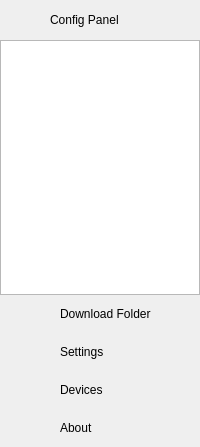
<?xml version="1.0" encoding="UTF-8"?>
<ui version="4.0">
 <class>ConfigPanel</class>
 <widget class="QWidget" name="ConfigPanel">
  <property name="geometry">
   <rect>
    <x>0</x>
    <y>0</y>
    <width>200</width>
    <height>447</height>
   </rect>
  </property>
  <property name="minimumSize">
   <size>
    <width>200</width>
    <height>0</height>
   </size>
  </property>
  <property name="maximumSize">
   <size>
    <width>200</width>
    <height>16777215</height>
   </size>
  </property>
  <property name="windowTitle">
   <string>ConfigPanel</string>
  </property>
  <layout class="QVBoxLayout" name="verticalLayout">
   <property name="spacing">
    <number>0</number>
   </property>
   <property name="leftMargin">
    <number>0</number>
   </property>
   <property name="topMargin">
    <number>0</number>
   </property>
   <property name="rightMargin">
    <number>0</number>
   </property>
   <property name="bottomMargin">
    <number>0</number>
   </property>
   <item>
    <widget class="QWidget" name="configWidget" native="true">
     <layout class="QVBoxLayout" name="verticalLayout_2">
      <property name="spacing">
       <number>0</number>
      </property>
      <item>
       <layout class="QHBoxLayout" name="horizontalLayout_3">
        <property name="spacing">
         <number>0</number>
        </property>
        <item>
         <spacer name="configLeftSpacer">
          <property name="orientation">
           <enum>Qt::Horizontal</enum>
          </property>
          <property name="sizeHint" stdset="0">
           <size>
            <width>40</width>
            <height>20</height>
           </size>
          </property>
         </spacer>
        </item>
        <item>
         <widget class="QLabel" name="configLabel">
          <property name="text">
           <string>Config Panel</string>
          </property>
         </widget>
        </item>
        <item>
         <spacer name="horizontalSpacer">
          <property name="orientation">
           <enum>Qt::Horizontal</enum>
          </property>
          <property name="sizeType">
           <enum>QSizePolicy::Fixed</enum>
          </property>
          <property name="sizeHint" stdset="0">
           <size>
            <width>7</width>
            <height>20</height>
           </size>
          </property>
         </spacer>
        </item>
        <item>
         <widget class="QPushButton" name="refreshButton">
          <property name="maximumSize">
           <size>
            <width>25</width>
            <height>25</height>
           </size>
          </property>
          <property name="toolTip">
           <string>Refresh devices</string>
          </property>
          <property name="text">
           <string/>
          </property>
          <property name="icon">
           <iconset resource="../../../resources.qrc">
            <normaloff>:/images/flat/refresh-circle-flat.png</normaloff>:/images/flat/refresh-circle-flat.png</iconset>
          </property>
          <property name="iconSize">
           <size>
            <width>20</width>
            <height>20</height>
           </size>
          </property>
          <property name="flat">
           <bool>true</bool>
          </property>
         </widget>
        </item>
        <item>
         <spacer name="configRightSpacer">
          <property name="orientation">
           <enum>Qt::Horizontal</enum>
          </property>
          <property name="sizeHint" stdset="0">
           <size>
            <width>40</width>
            <height>20</height>
           </size>
          </property>
         </spacer>
        </item>
       </layout>
      </item>
     </layout>
    </widget>
   </item>
   <item>
    <widget class="HistoryListWidget" name="historyListWidget">
     <property name="horizontalScrollBarPolicy">
      <enum>Qt::ScrollBarAlwaysOff</enum>
     </property>
     <property name="verticalScrollMode">
      <enum>QAbstractItemView::ScrollPerPixel</enum>
     </property>
     <property name="horizontalScrollMode">
      <enum>QAbstractItemView::ScrollPerPixel</enum>
     </property>
    </widget>
   </item>
   <item>
    <widget class="QWidget" name="downloadFolderWidget" native="true">
     <layout class="QHBoxLayout" name="downloadFolderLayout">
      <item>
       <spacer name="downloadFolderLeftSpacer">
        <property name="orientation">
         <enum>Qt::Horizontal</enum>
        </property>
        <property name="sizeType">
         <enum>QSizePolicy::Fixed</enum>
        </property>
        <property name="sizeHint" stdset="0">
         <size>
          <width>20</width>
          <height>20</height>
         </size>
        </property>
       </spacer>
      </item>
      <item>
       <widget class="QLabel" name="downloadFolderIcon">
        <property name="minimumSize">
         <size>
          <width>20</width>
          <height>20</height>
         </size>
        </property>
        <property name="maximumSize">
         <size>
          <width>20</width>
          <height>20</height>
         </size>
        </property>
        <property name="text">
         <string/>
        </property>
        <property name="pixmap">
         <pixmap resource="../../../resources.qrc">:/images/flat/download-flat-v3.png</pixmap>
        </property>
        <property name="scaledContents">
         <bool>true</bool>
        </property>
       </widget>
      </item>
      <item>
       <spacer name="downloadFolderCenterSpacer">
        <property name="orientation">
         <enum>Qt::Horizontal</enum>
        </property>
        <property name="sizeType">
         <enum>QSizePolicy::Fixed</enum>
        </property>
        <property name="sizeHint" stdset="0">
         <size>
          <width>5</width>
          <height>20</height>
         </size>
        </property>
       </spacer>
      </item>
      <item>
       <widget class="QLabel" name="downloadFolderLabel">
        <property name="text">
         <string>Download Folder</string>
        </property>
       </widget>
      </item>
      <item>
       <spacer name="downloadFolderRightSpacer">
        <property name="orientation">
         <enum>Qt::Horizontal</enum>
        </property>
        <property name="sizeHint" stdset="0">
         <size>
          <width>40</width>
          <height>20</height>
         </size>
        </property>
       </spacer>
      </item>
     </layout>
    </widget>
   </item>
   <item>
    <widget class="QWidget" name="settingsWidget" native="true">
     <layout class="QHBoxLayout" name="horizontalLayout">
      <item>
       <spacer name="settingsLeftSpacer">
        <property name="orientation">
         <enum>Qt::Horizontal</enum>
        </property>
        <property name="sizeType">
         <enum>QSizePolicy::Fixed</enum>
        </property>
        <property name="sizeHint" stdset="0">
         <size>
          <width>20</width>
          <height>20</height>
         </size>
        </property>
       </spacer>
      </item>
      <item>
       <widget class="QLabel" name="settingsIcon">
        <property name="minimumSize">
         <size>
          <width>20</width>
          <height>20</height>
         </size>
        </property>
        <property name="maximumSize">
         <size>
          <width>20</width>
          <height>20</height>
         </size>
        </property>
        <property name="text">
         <string/>
        </property>
        <property name="pixmap">
         <pixmap resource="../../../resources.qrc">:/images/flat/settings-flat.png</pixmap>
        </property>
        <property name="scaledContents">
         <bool>true</bool>
        </property>
       </widget>
      </item>
      <item>
       <spacer name="settingsCenterSpacer">
        <property name="orientation">
         <enum>Qt::Horizontal</enum>
        </property>
        <property name="sizeType">
         <enum>QSizePolicy::Fixed</enum>
        </property>
        <property name="sizeHint" stdset="0">
         <size>
          <width>5</width>
          <height>20</height>
         </size>
        </property>
       </spacer>
      </item>
      <item>
       <widget class="QLabel" name="settingsLabel">
        <property name="text">
         <string>Settings</string>
        </property>
       </widget>
      </item>
      <item>
       <spacer name="settingsRightSpacer">
        <property name="orientation">
         <enum>Qt::Horizontal</enum>
        </property>
        <property name="sizeHint" stdset="0">
         <size>
          <width>40</width>
          <height>20</height>
         </size>
        </property>
       </spacer>
      </item>
     </layout>
    </widget>
   </item>
   <item>
    <widget class="QWidget" name="devicesWidget" native="true">
     <layout class="QHBoxLayout" name="horizontalLayout_4">
      <item>
       <spacer name="devicesLeftSpacer">
        <property name="orientation">
         <enum>Qt::Horizontal</enum>
        </property>
        <property name="sizeType">
         <enum>QSizePolicy::Fixed</enum>
        </property>
        <property name="sizeHint" stdset="0">
         <size>
          <width>20</width>
          <height>20</height>
         </size>
        </property>
       </spacer>
      </item>
      <item>
       <widget class="QLabel" name="devicesIcon">
        <property name="minimumSize">
         <size>
          <width>20</width>
          <height>20</height>
         </size>
        </property>
        <property name="maximumSize">
         <size>
          <width>20</width>
          <height>20</height>
         </size>
        </property>
        <property name="pixmap">
         <pixmap resource="../../../resources.qrc">:/images/flat/devices-flat.png</pixmap>
        </property>
        <property name="scaledContents">
         <bool>true</bool>
        </property>
       </widget>
      </item>
      <item>
       <spacer name="devicesCenterSpacer">
        <property name="orientation">
         <enum>Qt::Horizontal</enum>
        </property>
        <property name="sizeType">
         <enum>QSizePolicy::Fixed</enum>
        </property>
        <property name="sizeHint" stdset="0">
         <size>
          <width>5</width>
          <height>20</height>
         </size>
        </property>
       </spacer>
      </item>
      <item>
       <widget class="QLabel" name="devicesLabel">
        <property name="text">
         <string>Devices</string>
        </property>
       </widget>
      </item>
      <item>
       <spacer name="devicesRightSpacer">
        <property name="orientation">
         <enum>Qt::Horizontal</enum>
        </property>
        <property name="sizeHint" stdset="0">
         <size>
          <width>40</width>
          <height>20</height>
         </size>
        </property>
       </spacer>
      </item>
     </layout>
    </widget>
   </item>
   <item>
    <widget class="QWidget" name="aboutWidget" native="true">
     <layout class="QHBoxLayout" name="horizontalLayout_2">
      <item>
       <spacer name="aboutLeftSpacer">
        <property name="orientation">
         <enum>Qt::Horizontal</enum>
        </property>
        <property name="sizeType">
         <enum>QSizePolicy::Fixed</enum>
        </property>
        <property name="sizeHint" stdset="0">
         <size>
          <width>20</width>
          <height>20</height>
         </size>
        </property>
       </spacer>
      </item>
      <item>
       <widget class="QLabel" name="aboutIcon">
        <property name="minimumSize">
         <size>
          <width>20</width>
          <height>20</height>
         </size>
        </property>
        <property name="maximumSize">
         <size>
          <width>20</width>
          <height>20</height>
         </size>
        </property>
        <property name="text">
         <string/>
        </property>
        <property name="pixmap">
         <pixmap resource="../../../resources.qrc">:/images/flat/contact-flat.png</pixmap>
        </property>
        <property name="scaledContents">
         <bool>true</bool>
        </property>
       </widget>
      </item>
      <item>
       <spacer name="aboutCenterSpacer">
        <property name="orientation">
         <enum>Qt::Horizontal</enum>
        </property>
        <property name="sizeType">
         <enum>QSizePolicy::Fixed</enum>
        </property>
        <property name="sizeHint" stdset="0">
         <size>
          <width>5</width>
          <height>20</height>
         </size>
        </property>
       </spacer>
      </item>
      <item>
       <widget class="QLabel" name="aboutLabel">
        <property name="text">
         <string>About</string>
        </property>
       </widget>
      </item>
      <item>
       <spacer name="aboutRightSpacer">
        <property name="orientation">
         <enum>Qt::Horizontal</enum>
        </property>
        <property name="sizeHint" stdset="0">
         <size>
          <width>40</width>
          <height>20</height>
         </size>
        </property>
       </spacer>
      </item>
     </layout>
    </widget>
   </item>
  </layout>
 </widget>
 <customwidgets>
  <customwidget>
   <class>HistoryListWidget</class>
   <extends>QListWidget</extends>
   <header>historylistwidget.h</header>
  </customwidget>
 </customwidgets>
 <resources>
  <include location="../../../resources.qrc"/>
 </resources>
 <connections/>
</ui>
